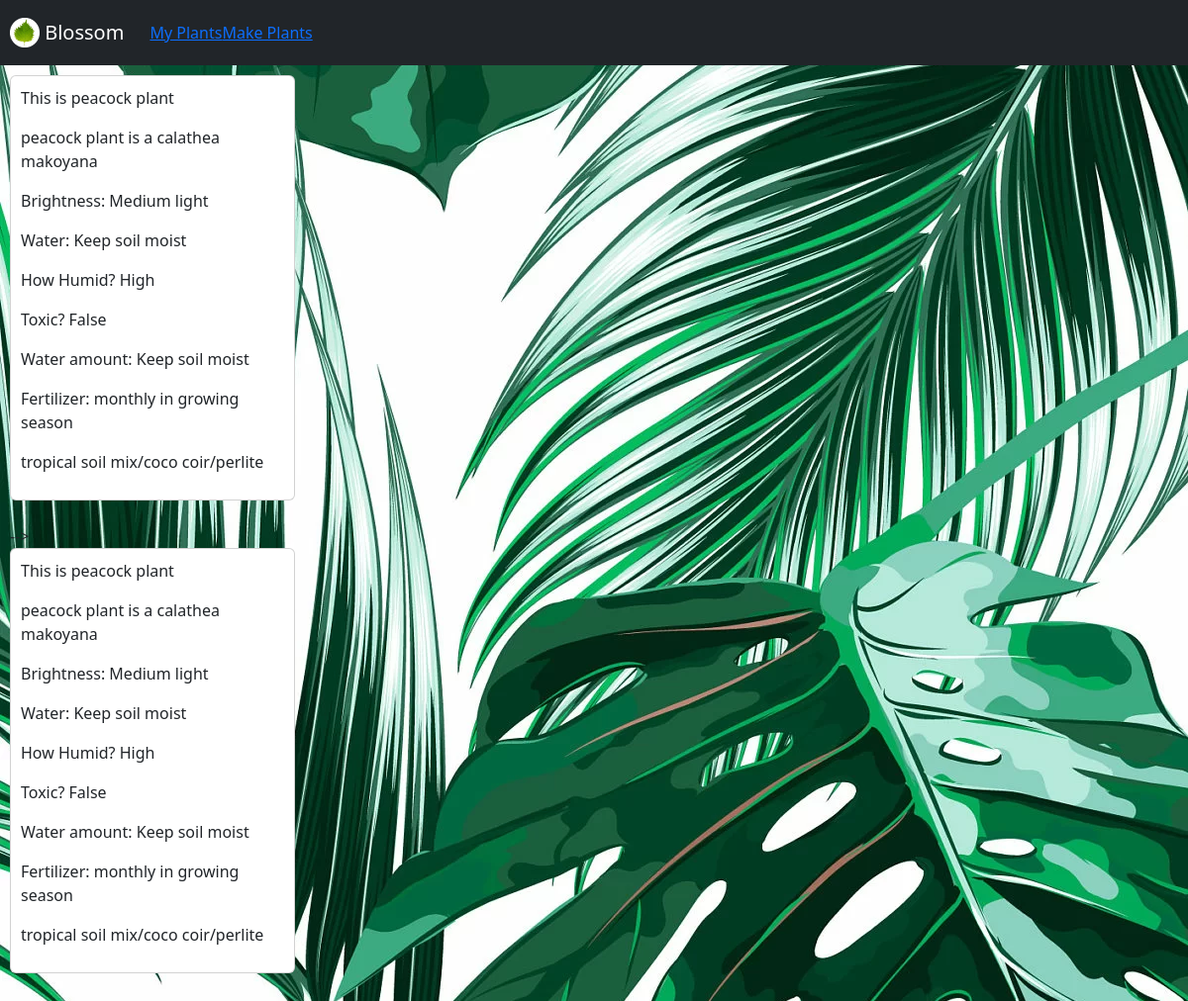
/plants, run on an earlier commit of the app's database.
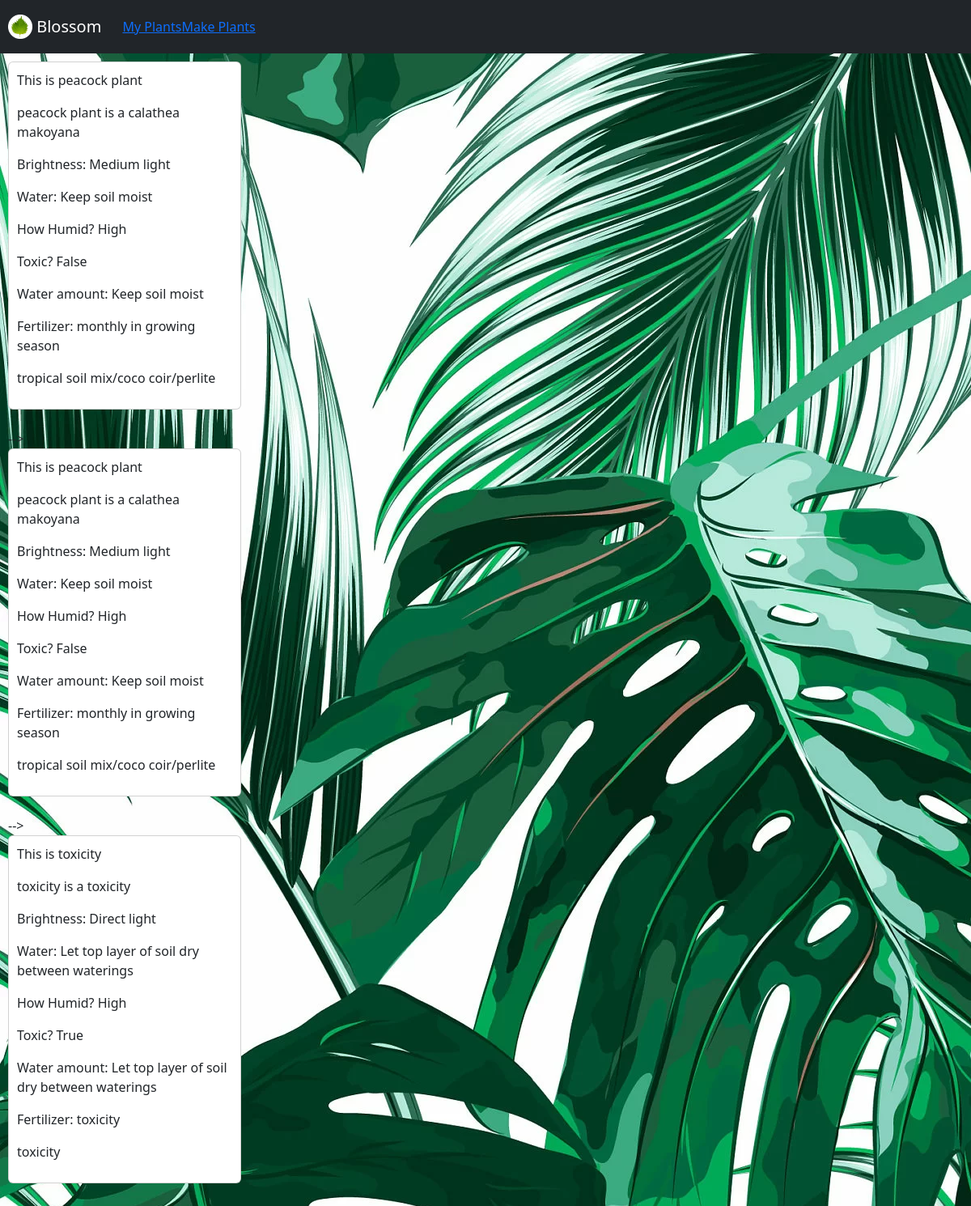
And on a later commit of the database.
### myapp/models.py (models this page shows)
class Plants(models.Model):
    user_id = models.DecimalField(decimal_places=0, max_digits=10)
    name = models.CharField(max_length=200)
    type = models.CharField(max_length=200)
    light = models.CharField(max_length=200)
    water = models.CharField(max_length=200)
    humidity = models.CharField(max_length=200)
    soil = models.CharField(max_length=200)
    fertilizer = models.CharField(max_length=200)
    toxcicity = models.BooleanField()
    notes = models.CharField(max_length=10000)

### myapp/views.py (the view)
# urls.py: path('plants', views.plants_homepage, name='plants_homepage'),
def plants_homepage(request):
    plant = Plant.objects.get(pk=1)
    plants = Plant.objects.all()
    full_plant = Plants.objects.all()
    return render(request, 'plants.html', {"full_plant": full_plant,'plant':plant, 'plants':plants})

### myapp/templates/plants.html (shortened to what this page needs)
{% extends 'base.html' %} {% block content %}
 {% for x in full_plant %}
 -->
<div class="card" style="width: 18rem; padding: 10px">
  <p>This is {{ x.name }}</p>
  <p>{{ x.name }} is a {{ x.type }}</p>
  <p>Brightness: {{ x.light }}</p>
  <p>Water: {{ x.water }}</p>
  <p>How Humid? {{ x.humidity }}</p>
  <p>Toxic? {{ x.toxcicity }}</p>
  <p>Water amount: {{ x.water }}</p>
  <p>Fertilizer: {{ x.fertilizer }}</p>
  <p>{{ x.notes }}</p>
</div>
<br />
{% endfor %}{% endblock %}

What changed in the data, as far as the page shows it:
added Plants: name "toxicity", type "toxicity", light "Direct light", water "Let top layer of soil dry between waterings", humidity "High", toxcicity "True", fertilizer "toxicity", notes "toxicity"
